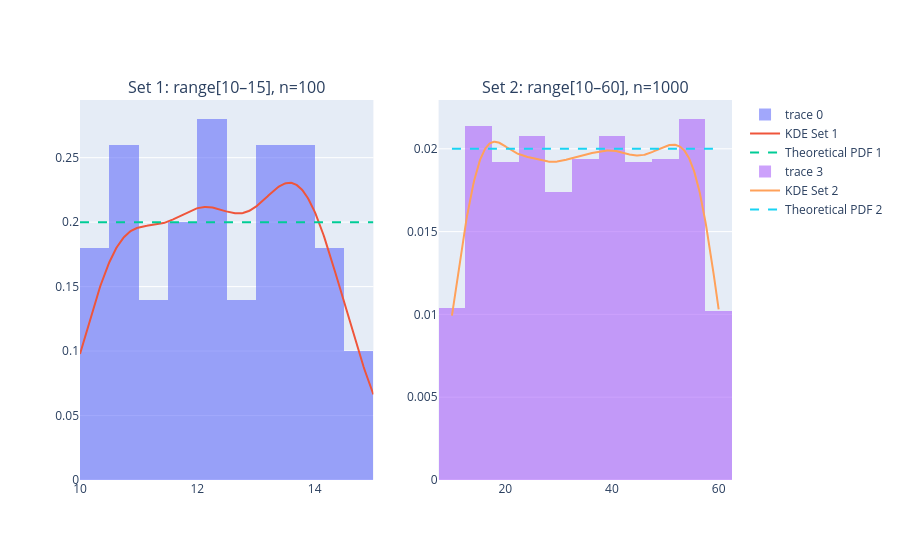

Notebook cell for this chart:
### Code cell
# your code here
from scipy.stats import gaussian_kde

#  Generate datasets (must be in the same cell or run before this) 
rng  = np.random.default_rng(42)          # seed=42 for reproducibility
set1 = rng.uniform(low=10, high=15, size=100)    # narrow range, small sample
set2 = rng.uniform(low=10, high=60, size=1000)   # wide range, large sample

#  Create subplot figure with 2 panels 
fig = make_subplots(rows=1, cols=2,
                    subplot_titles=["Set 1: range[10–15], n=100",
                                    "Set 2: range[10–60], n=1000"])

datasets = [(set1, 10, 15, 1), (set2, 10, 60, 2)]

for data, bot, ceil, col in datasets:
    # histnorm="probability density" scales y so the total area = 1
    # this makes the histogram directly comparable to a PDF curve
    fig.add_trace(go.Histogram(
        x=data, nbinsx=10, histnorm="probability density", opacity=0.6
    ), row=1, col=col)

    # KDE = Kernel Density Estimate — a smooth curve that approximates
    # the true shape of the distribution from the data
    kde   = gaussian_kde(data)
    x_kde = np.linspace(bot, ceil, 300)   # 300 evenly-spaced x points
    fig.add_trace(go.Scatter(
        x=x_kde, y=kde(x_kde), mode="lines", name=f"KDE Set {col}"
    ), row=1, col=col)

    # Theoretical uniform PDF = flat line at height 1/(ceil - bot)
    # For Set 1: 1/(15-10) = 0.20 | For Set 2: 1/(60-10) = 0.02
    y_theory = 1 / (ceil - bot)
    fig.add_trace(go.Scatter(
        x=[bot, ceil], y=[y_theory, y_theory],
        mode="lines", line=dict(dash="dash"), name=f"Theoretical PDF {col}"
    ), row=1, col=col)

##fig.write_image("uniform_expert.png")
fig.show()

### Figure 1 — Plotly figure (JSON) as saved in the notebook; plotly's stock layout.template omitted (floating-point values rounded to 4 significant figures; data arrays with more than 128 entries replaced by an {"elided": "..."} marker saying what was removed)
{"data": [{"histnorm": "probability density", "nbinsx": 10, "opacity": 0.6, "type": "histogram", "x": [13.87, 12.19, 14.29, 13.49, 10.47, 14.88, 13.81, 13.93, 10.64, 12.25, 11.85, 14.63, 13.22, 14.11, 12.22, 11.14, 12.77, 10.32, 14.14, 13.16, 13.79, 11.77, 14.85, 14.47, 13.89, 10.97, 12.33, 10.22, 10.77, 13.42, 13.72, 14.84, 11.63, 11.85, 12.35, 10.95, 10.65, 12.38, 11.13, 13.35, 12.19, 14.16, 13.5, 11.56, 14.16, 14.02, 11.94, 11.44, 13.41, 10.7, 11.0, 10.04, 13.93, 13.32, 13.53, 13.9, 12.29, 12.84, 10.7, 10.57, 13.34, 12.36, 12.83, 13.82, 13.17, 12.77, 12.8, 11.52, 10.15, 12.18, 11.07, 12.04, 14.27, 11.17, 10.29, 11.41, 11.47, 13.31, 12.79, 13.92, 13.32, 12.03, 14.07, 10.83, 10.11, 10.45, 13.61, 12.31, 10.81, 12.51, 10.76, 13.48, 12.23, 11.91, 11.51, 13.15, 11.81, 10.44, 10.59, 14.81], "xaxis": "x", "yaxis": "y"}, {"mode": "lines", "name": "KDE Set 1", "type": "scatter", "x": {"elided": "300 float values"}, "xaxis": "x", "y": {"elided": "300 float values"}, "yaxis": "y"}, {"line": {"dash": "dash"}, "mode": "lines", "name": "Theoretical PDF 1", "type": "scatter", "x": [10, 15], "xaxis": "x", "y": [0.2, 0.2], "yaxis": "y"}, {"histnorm": "probability density", "nbinsx": 10, "opacity": 0.6, "type": "histogram", "x": {"elided": "1000 float values"}, "xaxis": "x2", "yaxis": "y2"}, {"mode": "lines", "name": "KDE Set 2", "type": "scatter", "x": {"elided": "300 float values"}, "xaxis": "x2", "y": {"elided": "300 float values"}, "yaxis": "y2"}, {"line": {"dash": "dash"}, "mode": "lines", "name": "Theoretical PDF 2", "type": "scatter", "x": [10, 60], "xaxis": "x2", "y": [0.02, 0.02], "yaxis": "y2"}], "layout": {"annotations": [{"font": {"size": 16}, "showarrow": false, "text": "Set 1: range[10–15], n=100", "x": 0.225, "xanchor": "center", "xref": "paper", "y": 1, "yanchor": "bottom", "yref": "paper"}, {"font": {"size": 16}, "showarrow": false, "text": "Set 2: range[10–60], n=1000", "x": 0.775, "xanchor": "center", "xref": "paper", "y": 1, "yanchor": "bottom", "yref": "paper"}], "xaxis": {"anchor": "y", "domain": [0, 0.45]}, "xaxis2": {"anchor": "y2", "domain": [0.55, 1]}, "yaxis": {"anchor": "x", "domain": [0, 1]}, "yaxis2": {"anchor": "x2", "domain": [0, 1]}}}
